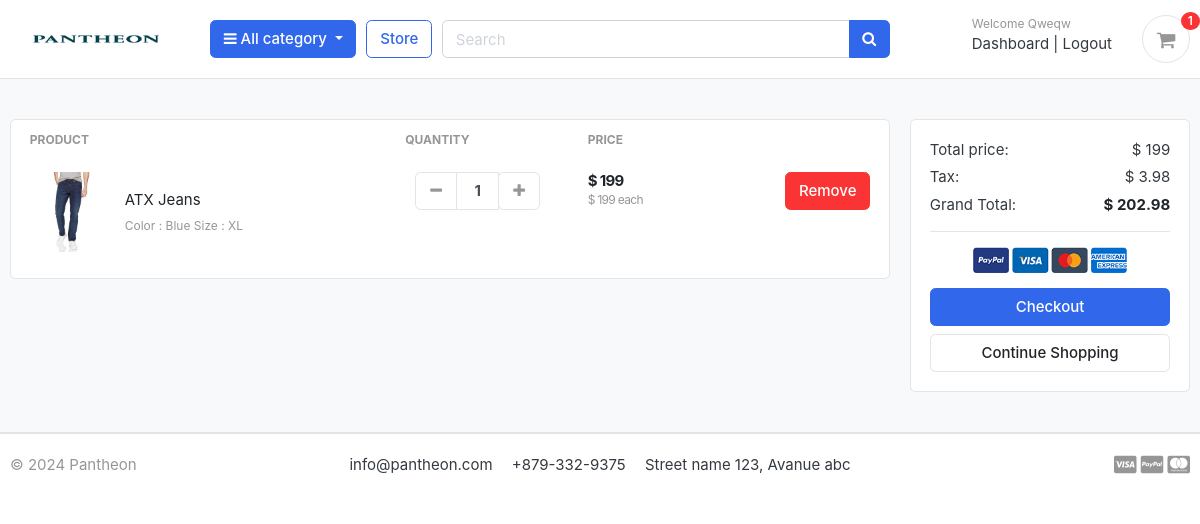
Screenshot of /cart/ (signed in) with the database file from the repository.
### accounts/models.py (models this page shows, shortened)
class Account(AbstractBaseUser):
    first_name      = models.CharField(max_length=50)
    last_name       = models.CharField(max_length=50)
    username        = models.CharField(max_length=50, unique=True)
    email           = models.EmailField(max_length=100, unique=True)
    phone_number    = models.CharField(max_length=50)
    date_joined     = models.DateTimeField(auto_now_add=True)
    last_login      = models.DateTimeField(auto_now_add=True)
    is_admin        = models.BooleanField(default=False)
    is_staff        = models.BooleanField(default=False)
    is_active        = models.BooleanField(default=False)
    is_superadmin        = models.BooleanField(default=False)
    USERNAME_FIELD = 'email'
    REQUIRED_FIELDS = ['username', 'first_name', 'last_name']
    objects = MyAccountManager()

### carts/models.py (models this page shows, shortened)
class CartItem(models.Model):
    user = models.ForeignKey(Account,on_delete=models.CASCADE,null=True)
    product = models.ForeignKey(Product,on_delete=models.CASCADE)
    variations= models.ManyToManyField(Variation,blank=True)
    cart = models.ForeignKey(Cart,on_delete=models.CASCADE,null=True)
    quantity = models.IntegerField()
    is_active = models.BooleanField(default=True)
    def sub_total(self):
        return self.product.price*self.quantity

### store/models.py (models this page shows, shortened)
class Product(models.Model):
    product_name = models.CharField(max_length=200, unique=True)
    slug = models.SlugField(max_length=200,unique=True)
    description = models.TextField(max_length=500,blank=True)
    price = models.IntegerField()
    images = models.ImageField( upload_to='photos/products')
    stock = models.IntegerField()
    is_available = models.BooleanField(default=True)
    category = models.ForeignKey(Category, on_delete=models.CASCADE)
    created_date = models.DateTimeField(auto_now_add=True)
    modified_date = models.DateTimeField(auto_now=True)
    def get_url(self):
        return reverse('product_detail', args=[self.category.slug, self.slug])

class Variation(models.Model):
    product = models.ForeignKey(Product ,on_delete= models.CASCADE)
    variation_category= models.CharField(max_length=100, choices=variation_category_choice)
    variation_value = models.CharField(max_length=100)
    is_active = models.BooleanField(default=True)
    created_date = models.DateTimeField(auto_now=True)
    objects = VariationManager()

### carts/views.py (the view)
# urls.py: path("",views.cart,name='cart'),
def cart(request,total=0,quantity=0,cart_items=None):
    try:
        tax=0
        grand_total=0
        if request.user.is_authenticated:
            cart_items= CartItem.objects.filter(user=request.user,is_active=True)
        else:
            cart=Cart.objects.get(cart_id=_cart_id(request))
            cart_items= CartItem.objects.filter(cart=cart,is_active=True)
        for cart_item in cart_items:
            total +=(cart_item.product.price*cart_item.quantity)
            quantity +=cart_item.quantity
        tax=(2*total)/100
        grand_total = total+tax
    except ObjectDoesNotExist:
        pass
    context={
        'total':total,
        'quantity':quantity,
        'cart_items':cart_items,
        'grand_total':grand_total,
        'tax':tax,
    }
    return render(request, 'store/cart.html',context)

### carts/context_processors.py (called while the page is built)
def counter(request):
    cart_count=0
    if 'admin' in request.path:
        return {}
    else:
        try:
            cart=Cart.objects.filter(cart_id=_cart_id(request))
            if request.user.is_authenticated:
                cart_items= CartItem.objects.all().filter(user=request.user)
            else:
                cart_items= CartItem.objects.all().filter(cart=cart[:1])
            for cart_item in cart_items:
                cart_count += cart_item.quantity
        except Cart.DoesNotExist:
            cart_count=0
    return dict(cart_count=cart_count)

### carts/views.py (called while the page is built)
def _cart_id(request):
    cart=request.session.session_key
    if not cart:
        cart=request.session.create()
    return cart

### category/context_processors.py (called while the page is built)
def menu_links(request):
    links= Category.objects.all()
    return dict(links=links)

### category/models.py (called while the page is built)
    def get_url(self):
        return reverse('products_by_category',args=[self.slug])

### templates/store/cart.html (shortened to what this page needs)
{% extends "base.html" %}
{% load static %}
{% block content %}
<section class="section-content padding-y bg">
    <div class="container">
{% if not cart_items %}
	<h2 class="text-center">Your Shopping Cart is Empty. </h2>
	<br>
	<div class="text-center">
		<a href="{% url "store" %}" class="btn btn-primary"> Continue Shopping</a>
	</div>
{% else %}
<div class="row">
	<aside class="col-lg-9">
<div class="card">
<table class="table table-borderless table-shopping-cart">
<thead class="text-muted">
<tr class="small text-uppercase">
  <th scope="col">Product</th>
  <th scope="col" width="120">Quantity</th>
  <th scope="col" width="120">Price</th>
  <th scope="col" class="text-right" width="200"> </th>
</tr>
</thead>
<tbody>
{% for cart_item in cart_items %}
<tr>
	<td>
		<figure class="itemside align-items-center">
			<div class="aside"><img src="{{ cart_item.product.images.url }}" class="img-sm"></div>
			<figcaption class="info">
				<a href="{{cart_item.product.get_url}}" class="title text-dark">{{cart_item.product.product_name}}</a>
				<p class="text-muted small">
					{% if cart_item.variations.all %}
						{% for item in cart_item.variations.all %}
							{{item.variation_category | capfirst}} : {{item.variation_value | capfirst}}
						{% endfor %}
					{% endif %}
				</p>
			</figcaption>
		</figure>
	</td>
	<td>
					<div class="col">
						<div class="input-group input-spinner">
							<div class="input-group-prepend">
							<a href="{% url "remove_cart" cart_item.product.id cart_item.id %}" class="btn btn-light" type="button" id="button-plus"> <i class="fa fa-minus"></i> </a>
							</div>
							<input type="text" class="form-control"  value="{{cart_item.quantity}}">
							<div class="input-group-append">
								<form action="{% url "add_cart" cart_item.product.id %}" method="POST">
									<button class="btn btn-light" type="submit" id="button-minus"><i class="fa fa-plus"></i></button>
								</form>
						</div>
						</div>
					</div>
	</td>
	<td>
		<div class="price-wrap">
			<var class="price">$ {{cart_item.sub_total}}</var>
			<small class="text-muted"> $ {{cart_item.product.price}} each </small>
		</div>
	</td>
	<td class="text-right">
	<a href='{% url "remove_cart_item" cart_item.product.id cart_item.id %}' onclick="return confirm('Are you sure you want to delete this item?')" class="btn btn-danger"> Remove</a>
	</td>
</tr>
{% endfor %}
</tbody>
</table>
</div>
	</aside>
	<aside class="col-lg-3">
		<div class="card">
		<div class="card-body">
			<dl class="dlist-align">
			  <dt>Total price:</dt>
			  <dd class="text-right">$ {{total}}</dd>
			</dl>
			<dl class="dlist-align">
			  <dt>Tax:</dt>
			  <dd class="text-right"> $ {{tax}} </dd>
			</dl>
			<dl class="dlist-align">
			  <dt>Grand Total:</dt>
			  <dd class="text-right text-dark b"><strong>$ {{grand_total}}</strong></dd>
			</dl>
			<hr>
			<p class="text-center mb-3">
				<img src="{% static "./images/misc/payments.png" %}" height="26">
			</p>
			<a href="{% url "checkout" %}" class="btn btn-primary btn-block"> Checkout </a>
			<a href="{% url "store" %}" class="btn btn-light btn-block">Continue Shopping</a>
		</div>
		</div>
</aside>
</div>
{% endif %}
</div>
</section>
{% endblock content %}

### templates/includes/navbar.html (shortened to what this page needs)
{% load static %}
<header class="section-header">
    <section class="header-main border-bottom">
        <div class="container">
    <div class="row align-items-center">
        <div class="col-lg-2 col-md-3 col-6">
            <a href="{% url "home" %}" class="brand-wrap">
                <img class="logo" src="{% static "./images/a.jpg" %}">
            </a>
        </div>
        <div class="col-lg col-sm col-md col-6 flex-grow-0">
            <div class="category-wrap dropdown d-inline-block float-right">
                <button type="button" class="btn btn-primary dropdown-toggle" data-toggle="dropdown">
                    <i class="fa fa-bars"></i> All category
                </button>
            </div>
        </div>
        <a href="{% url "store" %}" class="btn btn-outline-primary">Store</a>
        <div class="col-lg  col-md-6 col-sm-12 col">
            <form action="{% url "search" %}" class="search" method="GET">
                <div class="input-group w-100">
                    <input type="text" class="form-control" style="width:60%;" placeholder="Search" name="keyword">
                    <div class="input-group-append">
                      <button class="btn btn-primary" type="submit">
                        <i class="fa fa-search"></i>
                      </button>
                    </div>
                </div>
            </form>
        </div>
        <div class="col-lg-3 col-sm-6 col-8 order-2 order-lg-3">
                    <div class="d-flex justify-content-end mb-3 mb-lg-0">
                        {% if user.id is None %}
                            <div class="widget-header">
                                <small class="title text-muted">Welcome guest!</small>
                                <div>
                                    <a href={% url "login" %}>Sign in</a> <span class="dark-transp"> | </span>
                                    <a href={% url "register" %}> Register</a>
                                </div>
                            </div>
                        {% else %}
                            <div class="widget-header">
                                <small class="title text-muted">Welcome {{ user.first_name|capfirst }} </small>
                                <div>
                                    <a href={% url "dashboard" %}>Dashboard</a> <span class="dark-transp"> | </span>
                                    <a href={% url "logout" %}> Logout</a>
                                </div>
                            </div>
                        {% endif %}
                        <a href="{% url "cart" %}" class="widget-header pl-3 ml-3">
                            <div class="icon icon-sm rounded-circle border"><i class="fa fa-shopping-cart"></i></div>
                            <span class="badge badge-pill badge-danger notify">{{cart_count}}</span>
                        </a>
                    </div>
                </div>
    </div>
        </div>
    </section>
    </header>

### static/css/ui.css (style rules this page uses)
html { font-family: "Inter", sans-serif; font-size: 15px; }
.price-wrap { letter-spacing: -0.7px; }
.icon-xs, .icon-sm, .icon-md, .icon-lg { display: inline-block; text-align: center; flex-shrink: 0; flex-grow: 0; }
.icon-sm { width: 48px; height: 48px; line-height: 48px !important; font-size: 20px; }
.img-xs, .img-sm, .img-md, .img-lg { -o-object-fit: cover; object-fit: cover; flex-shrink: 0; flex-grow: 0; }
.img-sm { width: 80px; height: 80px; }
.padding-y { padding-top: 40px; padding-bottom: 40px; }
var { font-style: normal; }
figure { margin-bottom: 0; }
.bg { background-color: #f8f9fa; }
.b { font-weight: 600; }
p:last-child { margin-bottom: 0; }
.header-main { position: relative; padding-top: 1rem; padding-bottom: 1rem; }
.brand-wrap .logo, .navbar-brand .logo { margin-right: 7px; max-height: 42px; display: inline-block; }
.widget-header { display: inline-block; vertical-align: middle; position: relative; }
.widget-header a { color: #343a40; }
.widget-header i { color: #969696; }
.widget-header .title { display: block; }
.widget-header .notify { position: absolute; top: -3px; right: -10px; }
.btn-light { background-color: #fff; border-color: #e4e4e4; }
.btn-light i { color: #969696; }
.itemside { position: relative; display: flex; width: 100%; }
.itemside .aside { position: relative; flex-shrink: 0; }
.itemside .info { padding-left: 15px; padding-right: 7px; }
.itemside p { margin-bottom: 0; }
.itemside .title { display: block; margin-bottom: 5px; color: #212529; }
[class*=dlist-] { margin-bottom: 5px; }
[class*=dlist-] dd { margin-bottom: 0; }
.dlist-align { display: flex; }
.dlist-align dt { width: 150px; word-wrap: break-word; font-weight: normal; }
.dlist-align dd { flex-grow: 1; }
.notify { position: absolute; top: -4px; right: -10px; display: inline-block; padding: 0.25em 0.6em; font-size: 12px; line-height: 1; text-align: center; border-radius: 3rem; color: #fff; background-color: #fa3434; }
.price { font-weight: 600; color: #212529; }
.input-spinner { width: 125px; flex-wrap: nowrap; display: inline-flex; vertical-align: middle; }
.input-spinner input.form-control { text-align: center; max-width: 46px; font-weight: bold; flex-basis: 46px; border-color: #e4e4e4; flex-grow: 0; }
.input-spinner .btn { width: 42px; text-align: center; padding-left: 0.5rem; padding-right: 0.5rem; }
.table-shopping-cart.table td, .table-shopping-cart.table th { padding-left: 1.25rem; padding-right: 1.25rem; }
.table-shopping-cart .price-wrap { line-height: 1.2; }
.table-shopping-cart .price { font-weight: bold; margin-right: 5px; display: block; }

### rows the page displays
Account: first_name "Qweqw"
CartItem: product.images (picture), product.product_name "ATX Jeans", quantity "1", sub_total "199", product.price "199"
Variation: variation_category "Color", variation_value "Blue"
Variation: variation_category "Size", variation_value "XL"

### other values shown
{{ cart_count }} "1"
{{ total }} "199"
{{ tax }} "3.98"
{{ grand_total }} "202.98"
